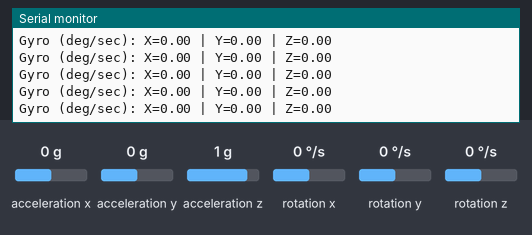
The sketch below on a simulated Arduino Uno, built with avr-gcc and run on an emulated ATmega328P. Parts: the last lines printed to the serial monitor. Inputs (shaded band) come from the test bench; at power-on: rotation x 0 °/s, rotation y 0 °/s, rotation z 0 °/s, acceleration x 0 g, acceleration y 0 g, acceleration z 1 g.

Above: at 1.2 s.
1.3 s: rotation x set to -192 °/s
At 1.48 s:
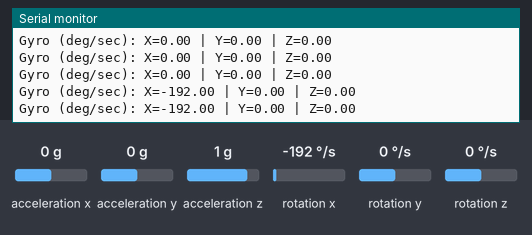
2.8 s: rotation y set to -192 °/s
At 2.85 s:
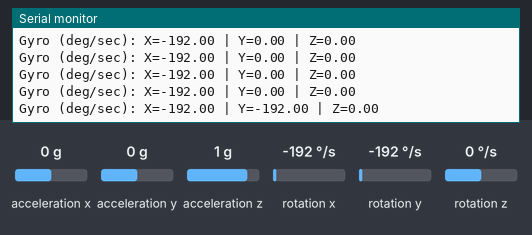
5.8 s: rotation z set to -192 °/s
At 5.8 s:
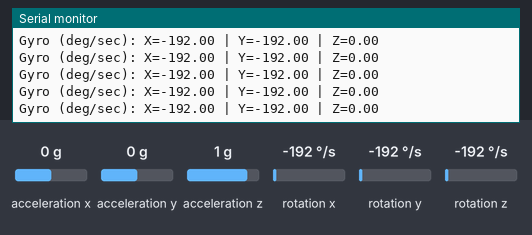

The sketch:

ImuSensor_testing.ino
```cpp
#include<Wire.h>
#include<MPU6050.h>

MPU6050 mpu;

void setup() {
  Serial.begin(9600);
  Wire.begin();
  mpu.initialize();

  if (!mpu.testConnection()) {
    Serial.println("MPU6050 connection failed");
    while (1);
  }

  Serial.println("MPU6050 Ready!");
}

void loop() {
  int16_t ax, ay, az, gx, gy, gz;
  mpu.getMotion6(&ax, &ay, &az, &gx, &gy, &gz);

  // Convert raw gyro to degrees/sec
  float gx_deg = gx / 131.0;
  float gy_deg = gy / 131.0;
  float gz_deg = gz / 131.0;

  Serial.print("Gyro (deg/sec): ");
  Serial.print("X=");
  Serial.print(gx_deg);
  Serial.print(" | Y=");
  Serial.print(gy_deg);
  Serial.print(" | Z=");
  Serial.println(gz_deg);

  delay(100);
}
```

Measured:
- after the input at 1.3 s, the serial monitor: prints a new line after 0.07 s (image 1)
- after the input at 2.8 s, the serial monitor: prints a new line after 0.05 s (image 2)
